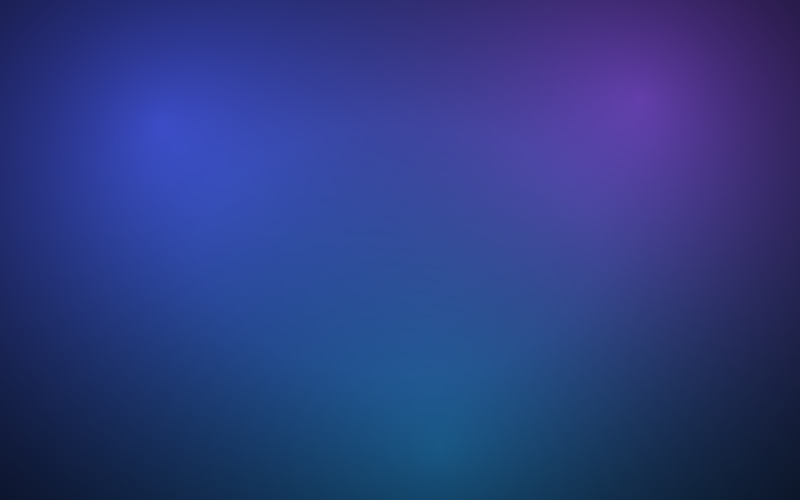
#> input picture art/modern/wallpapers/aurora.png, 800 x 500 px, given in place of terminal.png, which was not available
$ python assets.py ../art/modern/wallpapers/aurora.png
#> lines starting #> are read from the running program, lines starting #| are printed output that depends on the picture
"""Convert silicon's PNG art into .sil blobs and an assembly table the kernel links in.

.sil = "SIL1" u16 w u16 h u16 ncolors u16 0, palette (u32 ARGB LE), RLE of palette indices:
    byte t: t & 0x80 -> repeat next index (t & 0x7F) + 1 times
            else     -> (t + 1) literal index bytes follow
Usage: python tools/assets.py <gen_dir>
"""
import os
import warnings
warnings.filterwarnings("ignore", category=DeprecationWarning)
import struct
import sys

from PIL import Image

ROOT = os.path.dirname(os.path.dirname(os.path.abspath(__file__)))
ART = os.path.join(ROOT, "art")

# (asset name, source png relative to art/, target size or None)
ICONS = [
    ("terminal", "icons/terminal.png"), ("files", "icons/file_manager.png"),
    ("settings", "icons/settings.png"), ("monitor", "icons/process_tracker.png"),
    ("trash", "icons/trash.png"), ("wallpapers", "icons/wallpaper_switcher.png"),
    ("slate", "icons/slate.png"), ("games", "icons/game_library.png"),
    ("minesweeper", "icons/games/minesweeper.png"), ("snake", "icons/games/snake.png"),
    ("reversi", "icons/games/reversi.png"), ("restart", "icons/power_controls/restart.png"),
    ("shutdown", "icons/power_controls/shutdown.png"), ("folder", "icons/empty_folder.png"),
    ("folder_full", "icons/full_folder.png"), ("file", "icons/file.png"),
    ("disk", "icons/filesystem.png"),
    ("silicon", "silicon/icons/silicon.png"), ("calculator", "silicon/icons/calculator.png"),
    ("pixel", "silicon/icons/pixel.png"), ("clock", "silicon/icons/clock.png"),
    ("about", "silicon/icons/about.png"), ("launcher", "silicon/icons/launcher.png"),
    ("chart", "silicon/icons/monitor.png"), ("image_file", "silicon/icons/image_file.png"),
    ("text_file", "silicon/icons/text_file.png"), ("browser", "silicon/icons/browser.png"),
    ("stacker", "silicon/icons/stacker.png"), ("g2048", "silicon/icons/g2048.png"),
    ("breakout", "silicon/icons/breakout.png"), ("flappy", "silicon/icons/flappy.png"),
    ("photos", "silicon/icons/photos.png"), ("piano", "silicon/icons/piano.png"),
    ("pdf", "silicon/icons/pdf.png"),
    ("sapp", "silicon/icons/module.png"),
    ("write", "silicon/icons/write.png"),
    ("calendar", "silicon/icons/calendar.png"),
    ("tasks", "silicon/icons/tasks.png"),
    ("hex", "silicon/icons/hex.png"),
    ("storage", "silicon/icons/storage.png"),
    ("convert", "silicon/icons/convert.png"),
    ("palette", "silicon/icons/palette.png"),
    ("capture", "silicon/icons/capture.png"),
    ("weather", "silicon/icons/weather.png"),
    ("typing", "silicon/icons/typing.png"),
    ("network", "silicon/icons/network.png"),
    ("archive", "silicon/icons/archive.png"),
    ("pong", "silicon/icons/pong.png"),
    ("invaders", "silicon/icons/invaders.png"),
    ("asteroids", "silicon/icons/asteroids.png"),
    ("runner", "silicon/icons/runner.png"),
    ("connect4", "silicon/icons/connect4.png"),
    ("memory", "silicon/icons/memory.png"),
    ("wordy", "silicon/icons/wordy.png"),
    ("sudoku", "silicon/icons/sudoku.png"),
    ("solitaire", "silicon/icons/solitaire.png"),
    ("chess", "silicon/icons/chess.png"),
    ("emoji", "silicon/icons/emoji.png"),
    ("apps", "silicon/icons/apps.png"),
    ("notifications", "silicon/icons/notifications.png"),
    ("firewall", "silicon/icons/firewall.png"),
    ("docs", "silicon/icons/docs.png"),
    ("mail", "silicon/icons/mail.png"),
    ("fonts", "silicon/icons/fonts.png"),
    ("module", "silicon/icons/module.png"),
]
WALLPAPERS = [(n, "modern/wallpapers/%s.png" % n) for n in
              ("aurora", "daybreak", "lagoon", "graphite", "meadow", "dusk", "orchid")]
CURSORS = ["arrow", "hand", "ibeam", "cross", "move", "resize", "resize_h", "resize_v", "resize2", "wait"]


def modern_icon(name, old):
    """Icons come from the smooth set in art/modern (tools/make_modern.py) when it has one."""
    rel = "modern/icons/%s.png" % name
    return rel if os.path.exists(os.path.join(ART, rel)) else old


def fit_icon(im):
    im = im.convert("RGBA")
    if im.size != (64, 64):
        if max(im.size) > 64:
            im = im.resize((64, 64), Image.LANCZOS)
        canvas = Image.new("RGBA", (64, 64), (0, 0, 0, 0))
        canvas.alpha_composite(im, ((64 - im.width) // 2, (64 - im.height) // 2))
        im = canvas
    return im


def encode(im):
    im = im.convert("RGBA")
    w, h = im.size
    colors = im.getcolors(1 << 24)
    if colors is not None and len(colors) <= 256:
        pal = [c for _, c in colors]
        index = {c: i for i, c in enumerate(pal)}
        idx = [index[p] for p in im.getdata()]
    else:
        alpha = im.getchannel("A")
        q = im.convert("RGB").quantize(256, method=Image.Quantize.MEDIANCUT, dither=Image.Dither.NONE) \
            if alpha.getextrema() == (255, 255) else im.quantize(256, method=Image.Quantize.FASTOCTREE,
                                                                    dither=Image.Dither.NONE)
        raw = q.getpalette()
        rgba = list(im.getdata())
        idx = list(q.getdata())
        n = max(idx) + 1
        pal = [(raw[i * 3], raw[i * 3 + 1], raw[i * 3 + 2], 255) for i in range(n)]
        if alpha.getextrema() != (255, 255):
            # keep each palette slot's average alpha
            acc = [[0, 0] for _ in range(n)]
            for i, p in zip(idx, rgba):
                acc[i][0] += p[3]
                acc[i][1] += 1
            pal = [(r, g, b, (acc[i][0] // acc[i][1]) if acc[i][1] else 255) for i, (r, g, b, _) in enumerate(pal)]
    out = bytearray(b"SIL1")
    out += struct.pack("<HHHH", w, h, len(pal), 0)
    for r, g, b, a in pal:
        if a == 0:
            r = g = b = 0
        out += struct.pack("<I", (a << 24) | (r << 16) | (g << 8) | b)
    i, n = 0, len(idx)
    while i < n:
        run = 1
        while i + run < n and idx[i + run] == idx[i] and run < 128:
            run += 1
        if run >= 3:
            out += bytes([0x80 | (run - 1), idx[i]])
            i += run
            continue
        start = i
        while i < n and i - start < 128:
            if i + 2 < n and idx[i] == idx[i + 1] == idx[i + 2]:
                break
            i += 1
        out += bytes([i - start - 1]) + bytes(idx[start:i])
    return bytes(out)


def main():
    gen = sys.argv[1]
    sil_dir = os.path.join(gen, "sil")
    os.makedirs(sil_dir, exist_ok=True)
    entries = []
    for name, rel in ICONS:
        rel2 = modern_icon(name, rel)
        entries.append(("icon/" + name, rel2, "bin" if rel2 != rel else True))
    for name, rel in WALLPAPERS:
        entries.append(("wall/" + name, rel, "bin"))
    for name in CURSORS:
        entries.append(("cursor/" + name, "modern/cursors/%s.png" % name, "bin"))
    for name in ("media", "vpn"):
        if os.path.exists(os.path.join(ART, "modern/icons/%s.png" % name)):
            entries.append(("icon/" + name, "modern/icons/%s.png" % name, "bin"))
    entries.append(("emoji/sheet", "silicon/emoji.png", "raw"))
    for fname in ("DejaVuSans.ttf", "DejaVuSans-Bold.ttf", "DejaVuSansMono.ttf", "DejaVuSansMono-Bold.ttf"):
        if os.path.exists(os.path.join(ART, "fonts", fname)):
            entries.append(("font/" + fname[:-4], os.path.join("fonts", fname), "bin"))
    sapp_dir = os.path.join(gen, "sapp")
    if os.path.isdir(sapp_dir):
        for f in sorted(os.listdir(sapp_dir)):
            if f.endswith(".sapp"):
                entries.append(("sapp/" + f[:-5], os.path.join(sapp_dir, f), "bin"))
    uapp_dir = os.path.join(gen, "uapp")
    if os.path.isdir(uapp_dir):
        for f in sorted(os.listdir(uapp_dir)):
            if f.endswith(".uapp"):
                entries.append(("uapp/" + f[:-5], os.path.join(uapp_dir, f), "bin"))
    # Windows test programs for the Win32 runtime (installed to /home/win32 at boot)
    exe_dir = os.path.join(gen, "exe")
    if os.path.isdir(exe_dir):
        for f in sorted(os.listdir(exe_dir)):
            if f.lower().endswith((".exe", ".dll")):
                entries.append(("exe/" + f, os.path.join(exe_dir, f), "bin"))
    asm_lines = ["; generated by tools/assets.py", "section .rdata", "global asset_table", "global asset_count",
                 "align 8", "asset_count: dq %d" % len(entries), "asset_table:"]
    data_lines = []
    me = os.path.getmtime(os.path.abspath(__file__))
    for i, (name, rel, is_icon) in enumerate(entries):
        src = os.path.join(ART, rel)
        fname = "a%02d.sil" % i
        dst = os.path.join(sil_dir, fname)
        if is_icon == "bin":
            blob = open(src if os.path.isabs(src) else src, "rb").read()
            if not os.path.exists(dst) or open(dst, "rb").read() != blob:
                open(dst, "wb").write(blob)
        elif not os.path.exists(dst) or os.path.getmtime(dst) < max(os.path.getmtime(src), me):
            im = Image.open(src)
#> im is the input picture: PIL image 800x500 RGB; mean R, G, B 44.9, 59.6, 129.5
            if is_icon == "raw":
                im = im.convert("RGBA")
            else:
                im = fit_icon(im) if is_icon else im.convert("RGB").resize((1024, 768), Image.NEAREST)
#> in fit_icon, `im = im.resize((64, 64), Image.LANCZOS)`:
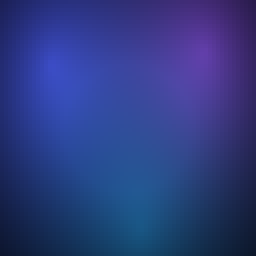
#> im: PIL image 64x64 RGBA (shown 4 times larger); mean R, G, B, A 44.9, 59.6, 129.5, 255
#> in fit_icon, `canvas = Image.new("RGBA", (64, 64), (0, 0, 0, 0))`: canvas: PIL image 64x64 RGBA; every value is 0
            blob = encode(im)
#> in encode, `colors = im.getcolors(1 << 24)`: colors = 3640 items
#> in encode, `alpha = im.getchannel("A")`: alpha: PIL image 64x64 L; every value is 255
#> in encode, `raw = q.getpalette()`: raw = 768 values, max 194 at index 50, min 14 at index 765, mean 77.63
#> in encode, `rgba = list(im.getdata())`: rgba = 4096 items, first 6: (27, 32, 87, 255), (28, 33, 90, 255), (29, 35, 94, 255), (30, 36, 98, 255), (31, 38, 101, 255), (32, 39, 105, 255)
#> in encode, `idx = list(q.getdata())`: idx = 4096 values, max 255 at index 3775, min 0 at index 943, mean 126.4
#> in encode, `n = max(idx) + 1`: n = 256
#> in encode, `pal = [(raw[i * 3], raw[i * 3 + 1], raw[i * 3 + 2], 255) for i in rang..`: pal = 256 items, first 6: (87, 66, 166, 255), (83, 67, 164, 255), (78, 70, 164, 255), (78, 67, 160, 255), (94, 63, 166, 255), (88, 62, 162, 255)
#> the loop in encode, `for r, g, b, a in pal:` made 256 passes
#> (g, b) on passes 1 to 3: (66, 166), (67, 164), (70, 164)
#> in encode, `i, n = 0, len(idx)`: i = 0; n = 4096
#> the loop in encode, `while i < n:` made 674 passes
            open(dst, "wb").write(blob)
            print(f"[sil] {name}: {len(blob) // 1024} KiB")
#| [sil] icon/terminal: 4 KiB
        size = os.path.getsize(dst)
        asm_lines.append(f"    dq name{i}, data{i}, {size}")
        data_lines += [f"name{i}: db \"{name}\", 0", "align 8", f"data{i}: incbin \"sil/{fname}\""]
#> pass 2 of the loop in main, `for i, (name, rel, is_icon) in enumerate(entries):`:
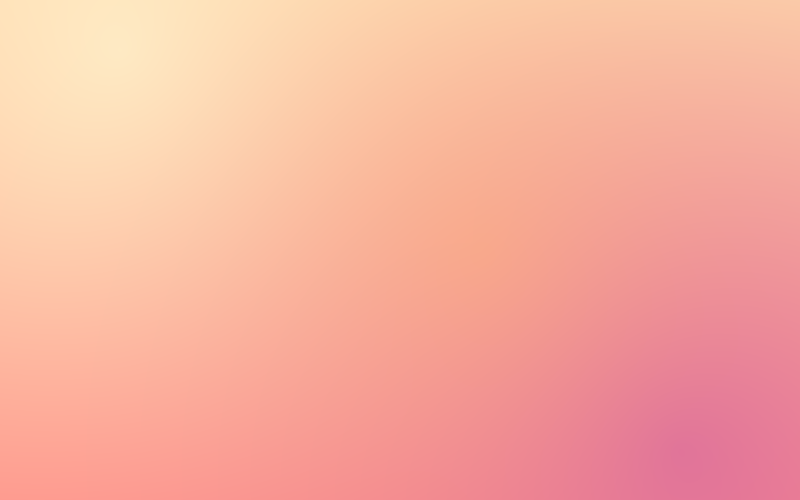
#> input picture art/modern/wallpapers/daybreak.png, 800 x 500 px, given in place of file_manager.png, which was not available
#> in main, im is the input picture: PIL image 800x500 RGB; mean R, G, B 247.2, 175.7, 158.5
#> in fit_icon (call 2), `im = im.resize((64, 64), Image.LANCZOS)`:
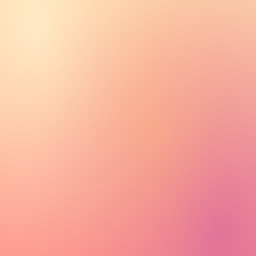
#> im: PIL image 64x64 RGBA (shown 4 times larger); mean R, G, B, A 247.2, 175.7, 158.5, 255
#> the loop in encode (call 2), `for r, g, b, a in pal:` made 256 passes
#> (g, b) on passes 1 to 3: (233, 194), (232, 193), (231, 192)
#> the loop in encode (call 2), `while i < n:` made 640 passes
#| [sil] icon/files: 4 KiB
    text = "\n".join(asm_lines + data_lines) + "\n"
    asm = os.path.join(gen, "assets.asm")
    if not os.path.exists(asm) or open(asm).read() != text:
        open(asm, "w").write(text)


if __name__ == "__main__":
#> (the run stopped early here; a loop or call above may not have finished)
